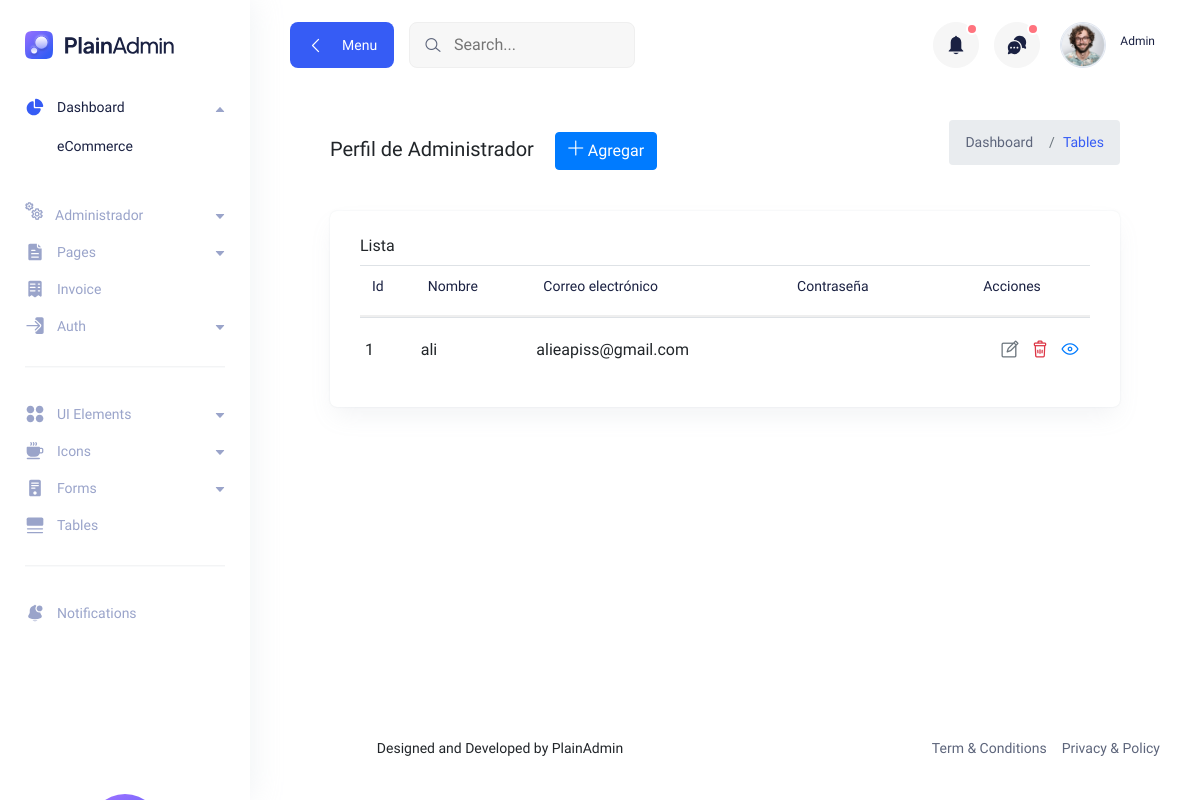
/register.php, run on an earlier commit of the app's database.
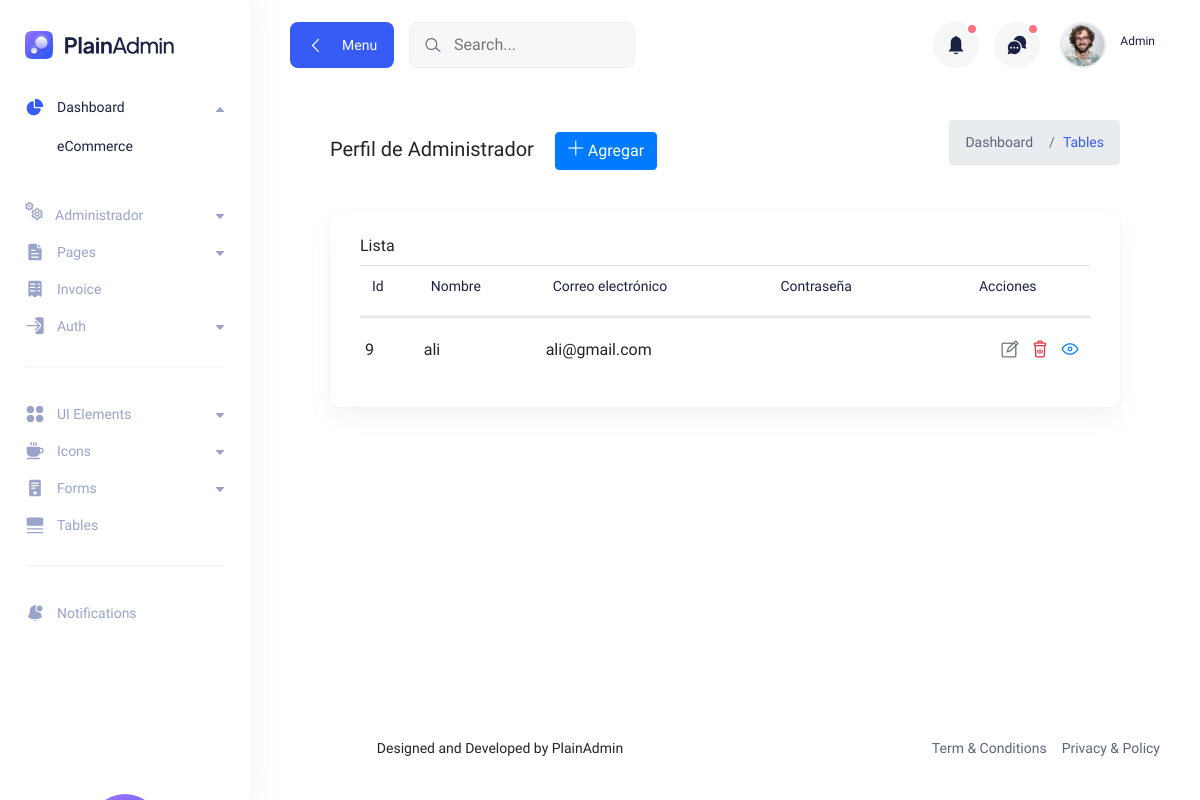
And on a later commit of the database.
### tables this page shows
CREATE TABLE `register` (
  `id` int(11) NOT NULL,
  `username` varchar(100) NOT NULL,
  `lastname` varchar(100) NOT NULL,
  `email` varchar(100) NOT NULL,
  `phone` int(11) NOT NULL,
  `password` varchar(20) NOT NULL,
  `address` varchar(100) NOT NULL,
  `city` varchar(100) NOT NULL,
  `image` varchar(200) NOT NULL,
  `pdf_file` varchar(255) NOT NULL,
  `usertype` varchar(20) NOT NULL,
  `date` timestamp NOT NULL DEFAULT current_timestamp() ON UPDATE current_timestamp()
);

### register.php (the view, shortened to what this page needs)
<?php
include('includes/header.php');
include('includes/navbar.php');
?>
    <div class="container-fluid">
      <div class="title-wrapper pt-30">
          <div class="row align-items-center">
                <div class="col-md-6">
                  <div class="title">
                      <h5 >Perfil de Administrador
                        <button type="button" class="btn btn-primary ml-3" data-toggle="modal" data-target="#ModalRegister">
                            <i class="lni lni-plus"></i>
                            Agregar
                        </button>
                      </h5>
                  </div>
                </div>
              <div class="col-md-6">
                  <ul class="breadcrumb-wrapper">
                      <nav aria-label="breadcrumb">
                          <ol class="breadcrumb">
                              <li class="breadcrumb-item">
                                  <a href="#0">Dashboard</a>
                              </li>
                              <li class="breadcrumb-item active" aria-current="page">
                                  Tables
                              </li>
                          </ol>
                      </nav>
                  </ul>
              </div>
          </div>
      </div>
      <div class="tables-wrapper">
        <div class="row">
          <div class="col-lg-12">
            <div class="card-style mb-30">
              <h6 class="mb-10">Lista</h6>
              <?php
                $connection = mysqli_connect("localhost","root","","adminpanel");
                $query = "SELECT * FROM register";
                $query_run = mysqli_query($connection, $query);
              ?>
              <div class="table-wrapper table-responsive">
                <table class="table">
                  <thead>
                    <tr>
                      <th> <h6> Id </h6> </th>
                      <th> <h6> Nombre </h6> </th>
                      <th> <h6> Correo electrónico </h6> </th>
                      <th> <h6> Contraseña   </h6> </th>
                      <th class="text-center"> <h6> Acciones </h6> </th>
                    </tr>
                  </thead>
                  <tbody>
                      <?php
                        if(mysqli_num_rows($query_run) > 0)
                        {
                            while($row = mysqli_fetch_assoc($query_run))
                            {
                              ?>
                                  <tr>
                                      <td class="min-width" ><?php echo $username = mysqli_real_escape_string($connection, $row['id']); ?></td>
                                      <td class="min-width" ><?php echo $username = mysqli_real_escape_string($connection, $row['username']); ?></td>
                                      <td class="min-width" ><?php echo $email = mysqli_real_escape_string($connection, $row['email']); ?></td>
                                      <td class="min-width" ><?php $password = mysqli_real_escape_string($connection, $row['password']); ?></td>
                                      <td class="min-width" >
                                          <div class="action justify-content-end text-center">
                                              <form action="register_edit.php" method="POST">
                                                <div class="action">
                                                    <button class="text-secondary" name="edit_btn">
                                                        <i class="lni lni-pencil-alt"></i>
                                                    </button>
                                                </div>
                                              </form>
                                              <div class="action">
                                                  <button class="text-danger">
                                                      <i class="lni lni-trash-can"></i>
                                                  </button>
                                              </div>
                                              <div class="action">
                                                  <button class="text-primary">
                                                      <i class="lni lni-eye"></i>
                                                  </button>
                                              </div>
                                          </div>
                                      </td>
                                  </tr>
                              <?php
                            }
                        }
                        else
                        {
                          echo "Registro no encontrado";
                        }
                      ?>
                  </tbody>
                </table>
              </div>
            </div>
          </div>
        </div>
      </div>
    </div>
<?php
include('includes/scripts.php');
include('includes/footer.php');
?>

### includes/header.php (shortened to what this page needs)
<!DOCTYPE html>
<html lang="en">
  <head>
    <link rel="stylesheet" href="assets/css/bootstrap.min.css" />
    <link rel="stylesheet" href="assets/css/lineicons.css" rel="stylesheet" type="text/css" />
    <link rel="stylesheet" href="assets/css/materialdesignicons.min.css" rel="stylesheet" type="text/css" />
    <link rel="stylesheet" href="assets/css/fullcalendar.css" />
    <link rel="stylesheet" href="assets/css/fullcalendar.css" />
    <link rel="stylesheet" href="assets/css/main.css" />
    <link rel="stylesheet" href="https://cdn.jsdelivr.net/npm/bootstrap@4.0.0/dist/css/bootstrap.min.css">
  </head>
  <body>

### includes/navbar.php (shortened to what this page needs)
<aside class="sidebar-nav-wrapper">
  <div class="navbar-logo">
    <a href="index.html">
      <img src="assets/images/logo/logo.svg" alt="logo" />
    </a>
  </div>
  <nav class="sidebar-nav">
    <ul>
      <li class="nav-item nav-item-has-children">
        <a
          href="#0"
          data-bs-toggle="collapse"
          data-bs-target="#ddmenu_1"
          aria-controls="ddmenu_1"
          aria-expanded="false"
          aria-label="Toggle navigation"
        >
          <span class="icon">
          </span>
          <span href="index.php" class="text"> Dashboard </span>
        </a>
        <ul id="ddmenu_1" class="collapse show dropdown-nav">
          <li>
            <a href="index copy.html" class="active"> eCommerce </a>
          </li>
        </ul>
      </li>
      <li class="nav-item nav-item-has-children">
        <a
          href="#0"
          class="collapsed"
          data-bs-toggle="collapse"
          data-bs-target="#ddmenu_2"
          aria-controls="ddmenu_2"
          aria-expanded="false"
          aria-label="Toggle navigation">
          <span class="icon">
            <i class="lni lni-cogs"></i>
          </span>
          <span class="text">Administrador</span>
        </a>
      </li>
      <li class="nav-item nav-item-has-children">
        <a
          href="#0"
          class="collapsed"
          data-bs-toggle="collapse"
          data-bs-target="#ddmenu_2"
          aria-controls="ddmenu_2"
          aria-expanded="false"
          aria-label="Toggle navigation">
          <span class="icon">
          </span>
          <span class="text">Pages</span>
        </a>
      </li>
      <li class="nav-item">
        <a href="invoice.html">
          <span class="icon">
          </span>
          <span class="text">Invoice</span>
        </a>
      </li>
      <li class="nav-item nav-item-has-children">
        <a
          href="#0"
          class="collapsed"
          data-bs-toggle="collapse"
          data-bs-target="#ddmenu_3"
          aria-controls="ddmenu_3"
          aria-expanded="false"
          aria-label="Toggle navigation"
        >
          <span class="icon">
          </span>
          <span class="text">Auth</span>
        </a>
      </li>
      <span class="divider"><hr /></span>
      <li class="nav-item nav-item-has-children">
        <a
          href="#0"
          class="collapsed"
          data-bs-toggle="collapse"
          data-bs-target="#ddmenu_4"
          aria-controls="ddmenu_4"
          aria-expanded="false"
          aria-label="Toggle navigation"
        >
          <span class="icon">
          </span>
          <span class="text">UI Elements </span>
        </a>
      </li>
      <li class="nav-item nav-item-has-children">
        <a
          href="#0"
          class="collapsed"
          data-bs-toggle="collapse"
          data-bs-target="#ddmenu_55"
          aria-controls="ddmenu_55"
          aria-expanded="false"
          aria-label="Toggle navigation"
        >
          <span class="icon">
          </span>
          <span class="text">Icons</span>
        </a>
      </li>
      <li class="nav-item nav-item-has-children">
        <a
          href="#0"
          class="collapsed"
          data-bs-toggle="collapse"
          data-bs-target="#ddmenu_5"
          aria-controls="ddmenu_5"
          aria-expanded="false"
          aria-label="Toggle navigation"
        >
          <span class="icon">
          </span>
          <span class="text"> Forms </span>
        </a>
      </li>
      <li class="nav-item">
        <a href="tables.html">
          <span class="icon">
          </span>
          <span class="text">Tables</span>
        </a>
      </li>
      <span class="divider"><hr /></span>
      <li class="nav-item">
        <a href="notification.html">
          <span class="icon">
          </span>
          <span class="text">Notifications</span>
        </a>
      </li>
    </ul>
  </nav>
  <div class="promo-box">
    <div class="promo-icon">
      <img class="mx-auto" src="./assets/images/logo/logo-icon-big.svg" alt="Logo">
    </div>
  </div>
</aside>
<main class="main-wrapper">
  <header class="header">
    <div class="container-fluid">
      <div class="row">
        <div class="col-lg-5 col-md-5 col-6">
          <div class="header-left d-flex align-items-center">
            <div class="menu-toggle-btn mr-15">
              <button id="menu-toggle" class="main-btn primary-btn btn-hover">
                <i class="lni lni-chevron-left me-2"></i> Menu
              </button>
            </div>
            <div class="header-search d-none d-md-flex">
              <form action="#">
                <input type="text" placeholder="Search..." />
                <button><i class="lni lni-search-alt"></i></button>
              </form>
            </div>
          </div>
        </div>
        <div class="col-lg-7 col-md-7 col-6">
          <div class="header-right">
            <div class="notification-box ml-15 d-none d-md-flex">
              <button class="dropdown-toggle" type="button" id="notification" data-bs-toggle="dropdown"
                aria-expanded="false">
                <span></span>
              </button>
            </div>
            <div class="header-message-box ml-15 d-none d-md-flex">
              <button class="dropdown-toggle" type="button" id="message" data-bs-toggle="dropdown"
                aria-expanded="false">
                <span></span>
              </button>
            </div>
            <div class="profile-box ml-15">
              <button class="dropdown-toggle bg-transparent border-0" type="button" id="profile"
                data-bs-toggle="dropdown" aria-expanded="false">
                <div class="profile-info">
                  <div class="info">
                    <div class="image">
                      <img src="assets/images/profile/profile-image.png" alt="" />
                    </div>
                    <div>
                      <p>Admin</p>
                    </div>
                  </div>
                </div>
              </button>
            </div>
          </div>
        </div>
      </div>
    </div>
  </header>
  <section class="section">
    <div class="container-fluid">

### includes/scripts.php (shortened to what this page needs)
    </div>
  </section>
  <footer class="footer">
    <div class="container-fluid">
      <div class="row">
        <div class="col-md-6 order-last order-md-first">
          <div class="copyright text-center text-md-start">
            <p class="text-sm">
              Designed and Developed by
              <a href="https://plainadmin.com" rel="nofollow" target="_blank">
                PlainAdmin
              </a>
            </p>
          </div>
        </div>
        <div class="col-md-6">
          <div class="terms d-flex justify-content-center justify-content-md-end">
            <a href="#0" class="text-sm">Term & Conditions</a>
            <a href="#0" class="text-sm ml-15">Privacy & Policy</a>
          </div>
        </div>
      </div>
    </div>
  </footer>
</main>

### includes/footer.php
    </body>
</html>

### assets/css/fullcalendar.css (style rules this page uses)
:root { --fc-daygrid-event-dot-width:8px;--fc-list-event-dot-width:10px;--fc-list-event-hover-bg-color:#f5f5f5 }

What changed in the data, as far as the page shows it:
removed register: id "1", username "ali", email "alieapiss@gmail.com"
added register: id "9", username "ali", email "ali@gmail.com"
